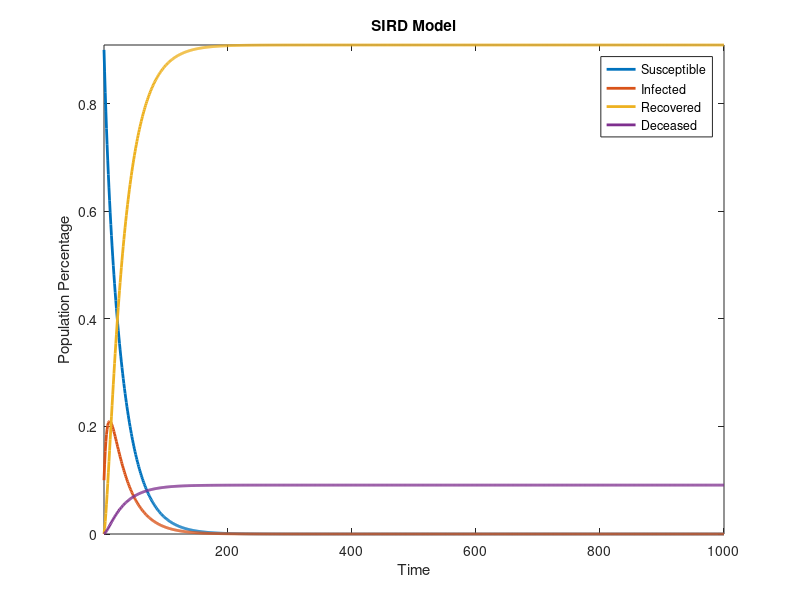

MATLAB code to generate this figure:
% The following matrix implements the SIR dynamics example from Chapter 9.3
% of the textbook.
A = [0.95, 0.04, 0, 0; 0.05, 0.85, 0, 0; 0, 0.1, 1, 0; 0, 0.01, 0, 1];

% The following matrix is needed to use the lsim function to simulate the
% system in question
B = zeros(4, 1);

% initial conditions (i.e., values of S, I, R, D at t = 0).
x0 = [0.9, 0.1, 0, 0];

% Here is a compact way to simulate a linear dynamical system.
% Type 'help ss', 'help lsim', etc., to learn about how these functions work!!
sys_sir_base = ss(A, B, eye(4), zeros(4, 1), 1);
Y = lsim(sys_sir_base, zeros(1000, 1), linspace(0, 999, 1000), x0);

% plot the output trajectory
plot(Y, 'LineWidth', 2);
axis tight;
title('SIRD Model');
legend('Susceptible','Infected','Recovered','Deceased');
xlabel('Time')
ylabel('Population Percentage');